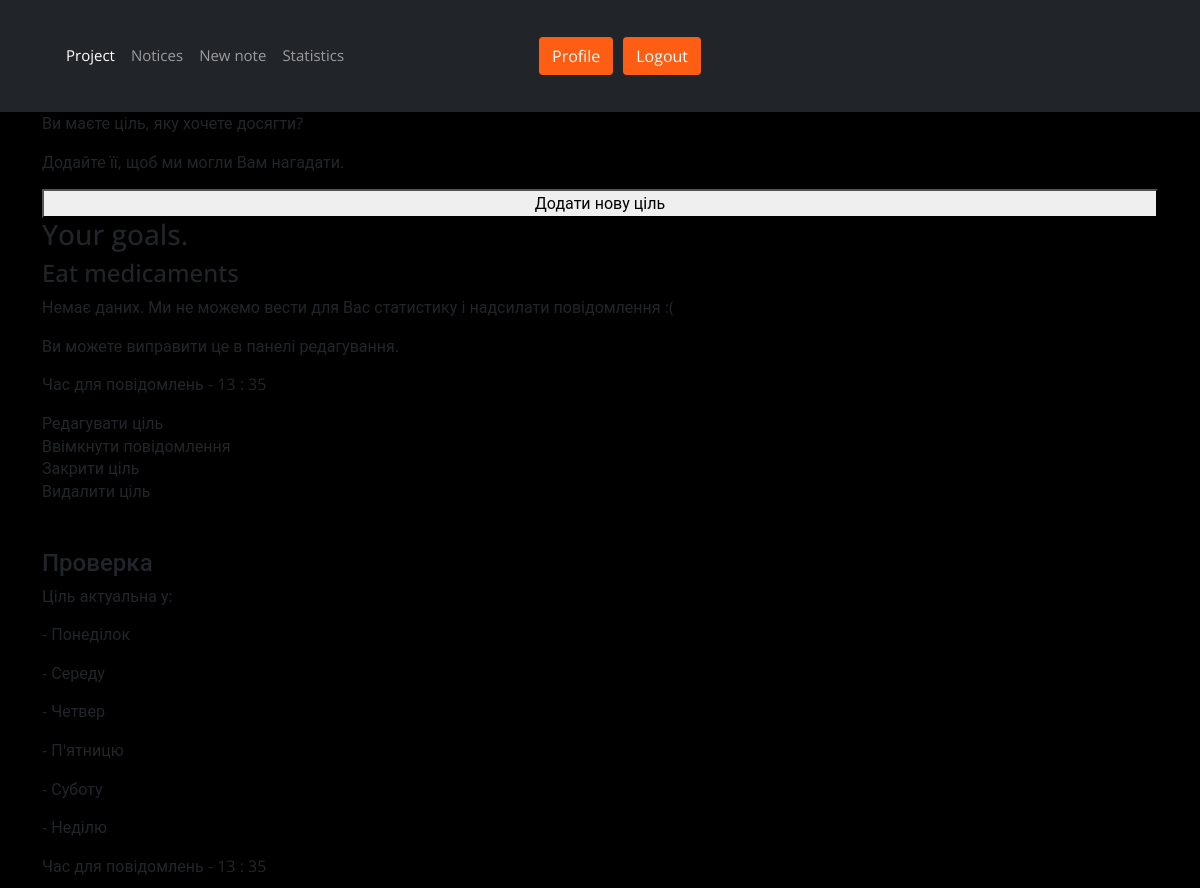
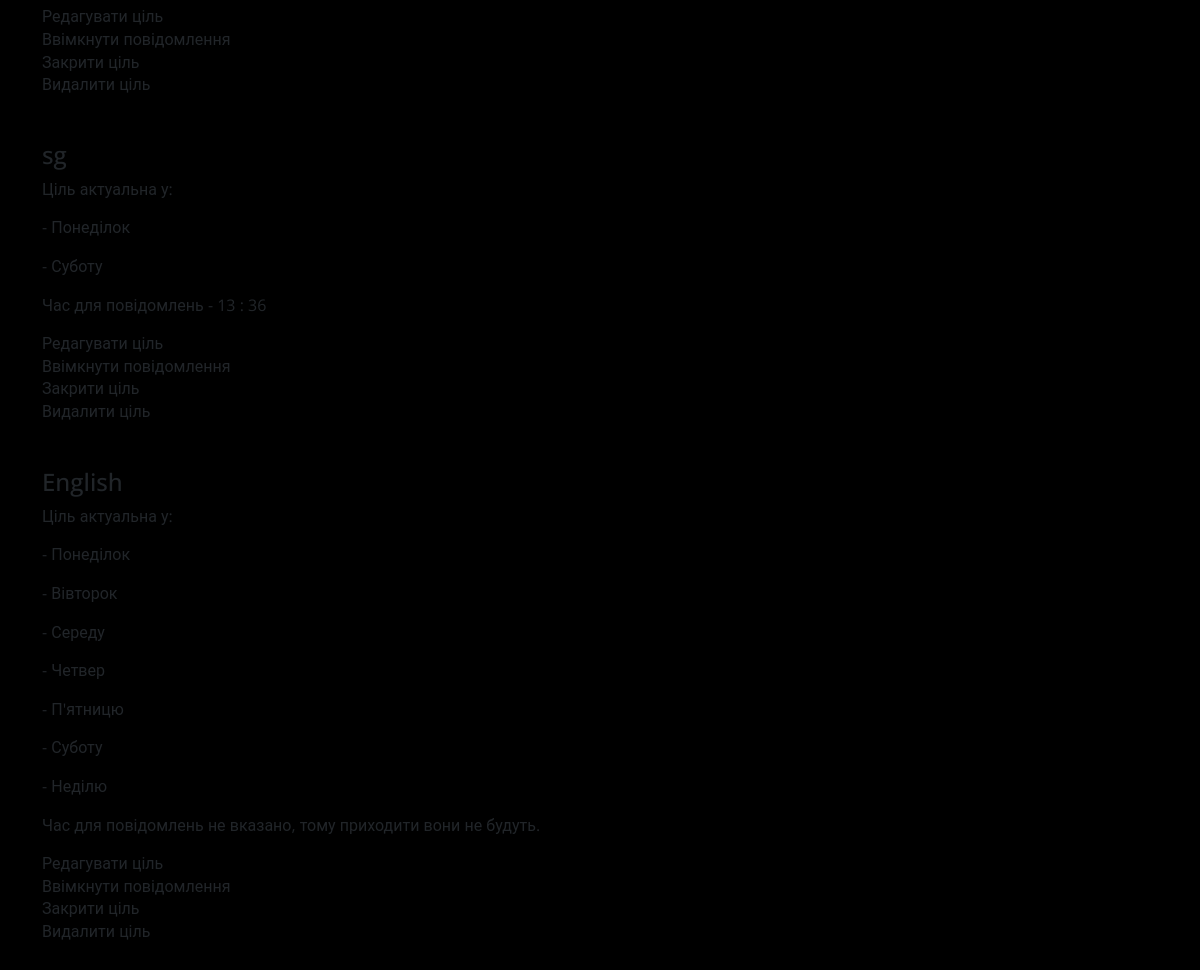
The page / (signed in) on the database as committed earlier (2 pictures, top to bottom).
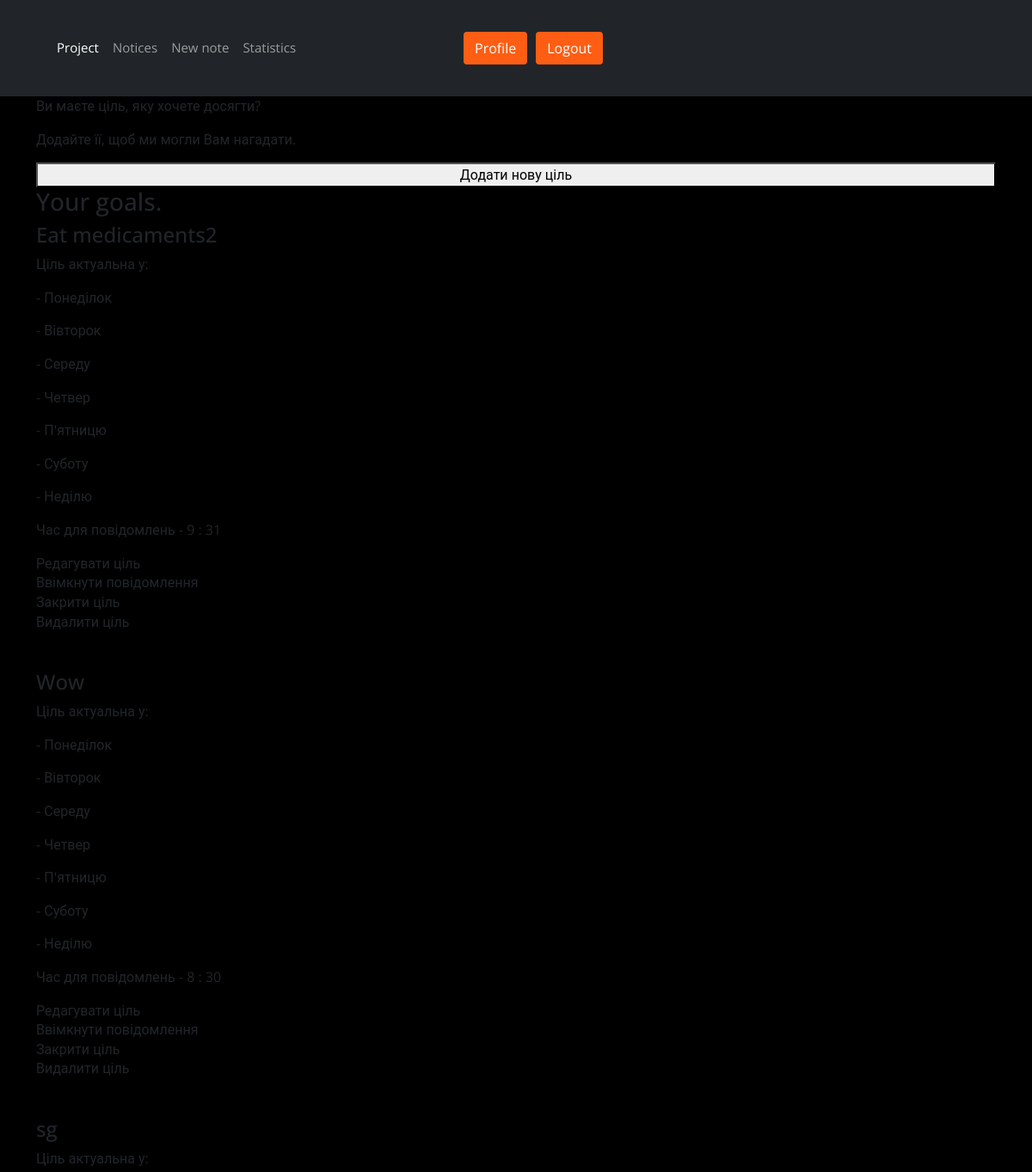
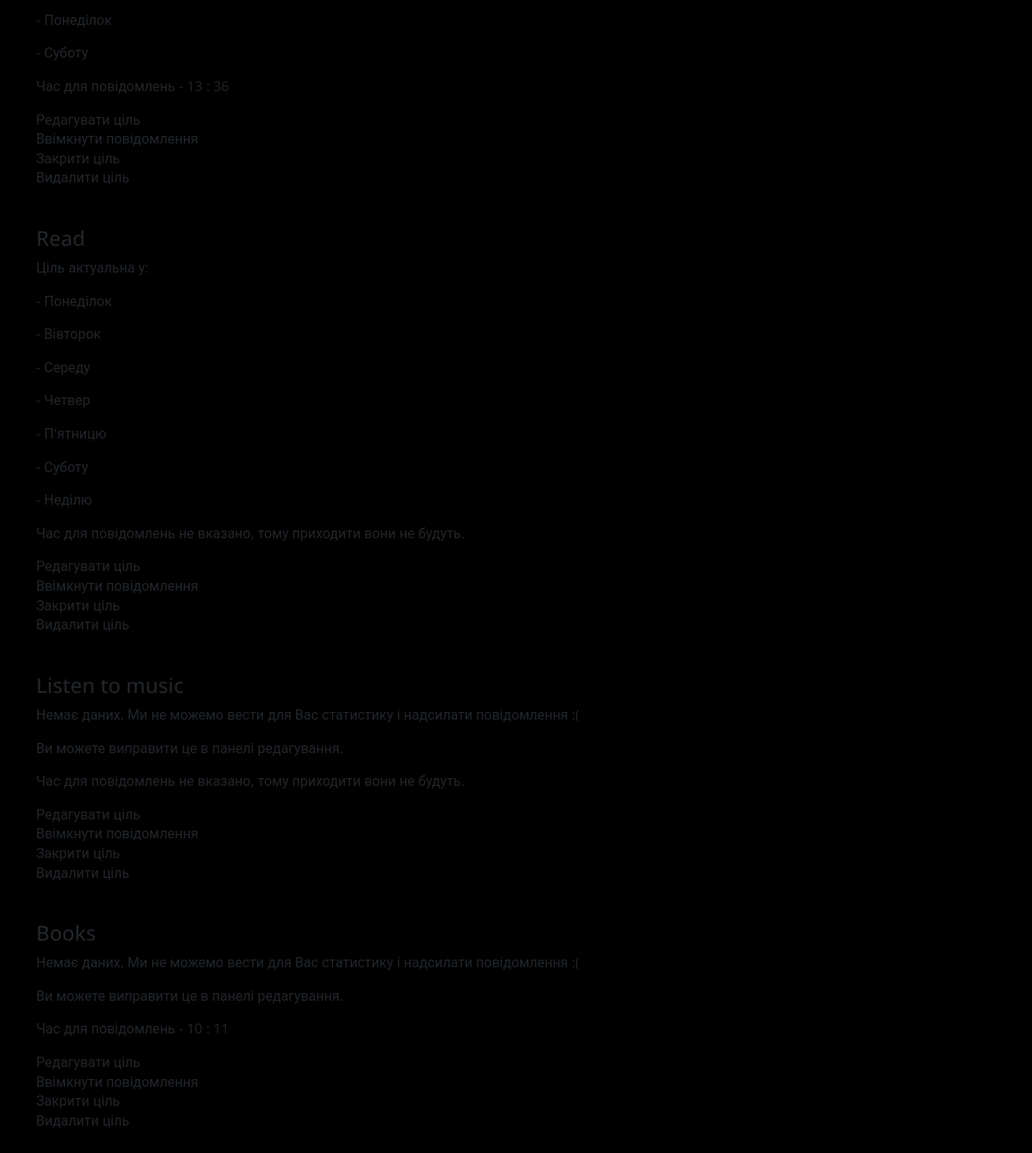
The same page on the database as committed later (2 pictures, top to bottom).
### entries/models.py (models this page shows)
class Goal(models.Model):
    goal_id = models.AutoField(primary_key=True)
    username = models.CharField(max_length=25, default='SOME STRING')
    goal_name = models.CharField(max_length=25, default='SOME STRING')
    notification_hour = models.IntegerField(blank=True, null=True)
    notification_minutes = models.IntegerField(blank=True, null=True)
    monday = models.BooleanField(default=False)
    tuesday = models.BooleanField(default=False)
    wednesday = models.BooleanField(default=False)
    thursday = models.BooleanField(default=False)
    friday = models.BooleanField(default=False)
    saturday = models.BooleanField(default=False)
    sunday = models.BooleanField(default=False)
    notifications = models.BooleanField(default=False)
    continuing = models.BooleanField(default=False)

### users/views.py (the view)
# urls.py: 2. Add a URL to urlpatterns:  path('', views.home, name='home')
def home(request):
    goals = Goal.objects.filter(username=request.user)
    return render(request, 'users/home.html', {'goals': goals,
                                               'days': ['monday', 'tuesday', 'wednesday', 'thursday', 'friday',
                                                        'saturday', 'sunday']})

### users/templates/users/home.html (shortened to what this page needs)
{% extends 'users/base.html' %}
{% load template_tags %}
{% block content %}
{% load static %}
<link rel="stylesheet" href="{% static 'main.css' %}">
<link rel="stylesheet" href="{% static 'popup.css' %}">
<div class="container">
    <div class="row g-0">
        {% if user.is_authenticated %}
            <p>Ви маєте ціль, яку хочете досягти?</p>
            <p>Додайте її, щоб ми могли Вам нагадати.</p>
            <button><a href="new_goal">Додати нову ціль</a></button>
            {% if goals %}
                <h3>Your goals.</h3>
                {% for goal in goals  %}
                    <h4>{{ goal.goal_name }}</h4>
                    {% if goal.monday or goal.tuesday or goal.wednesday or goal.thursday or goal.friday or goal.saturday or goal.sunday %}
                        <p>Ціль актуальна у:</p>
                        {% if goal.monday %} <p>- Понеділок </p> {% endif %}
                        {% if goal.tuesday %} <p>- Вівторок </p> {% endif %}
                        {% if goal.wednesday %} <p>- Середу </p> {% endif %}
                        {% if goal.thursday %} <p>- Четвер </p> {% endif %}
                        {% if goal.friday %} <p>- П'ятницю </p> {% endif %}
                        {% if goal.saturday %} <p>- Суботу </p> {% endif %}
                        {% if goal.sunday %} <p>- Неділю </p> {% endif %}
                    {% else %}
                        <p>Немає даних. Ми не можемо вести для Вас статистику і надсилати повідомлення :(</p>
                        <p>Ви можете виправити це в панелі редагування.</p>
                    {% endif %}
                    {% if goal.notification_hour != 25 and goal.notification_minutes != 25 %}
                        <p>Час для повідомлень - {{ goal.notification_hour }} : {{ goal.notification_minutes }}</p>
                    {% else %}
                        <p>Час для повідомлень не вказано, тому приходити вони не будуть.</p>
                    {% endif %}
                    <a href="{% url 'edit_goal' %}?goal_id={{goal.goal_id}}">Редагувати ціль</a>
                    {% if goal.notifications %}
                        <a href="{% url 'notify_off' %}?goal_id={{goal.goal_id}}">Припинити повідомлення</a>
                    {% else %}
                        <a href="{% url 'notify_on' %}?goal_id={{goal.goal_id}}">Ввімкнути повідомлення</a>
                    {% endif %}
                    <a href="{% url 'close_goal' %}?goal_id={{goal.goal_id}}">Закрити ціль</a>
                    <a href="{% url 'delete_goal' %}?goal_id={{goal.goal_id}}">Видалити ціль</a>
                    <br>
                    <br>
                    <br>
                {% endfor %}
            {% endif %}
        {% else %}
            <a href='{% url "register_user" %}' class="btn" style="color: white; background-color: #fd5e14;"
                 type="submit" id="body-link-row">Register</a>
            <div class="col-6 col-md-4" id="header-image"><img src="" alt=""></div>
        {% endif %}
    </div>
</div>
{% endblock content %}

### users/templates/users/base.html (shortened to what this page needs)
<!DOCTYPE html>
{% load static %}
<html lang="en">
  <head>
    <link rel="stylesheet" href="{% static 'main.css' %}" type="text/css">
    <link href="https://cdn.jsdelivr.net/npm/bootstrap@5.0.0-beta3/dist/css/bootstrap.min.css" rel="stylesheet">
  </head>
  <body>
    <nav class="navbar navbar-expand-lg navbar-dark bg-dark" id="main-navbar">
        <div class="container">
          <div class="collapse navbar-collapse" id="navbarNavAltMarkup">
            <div class="navbar-nav">
              <a class="nav-link active" aria-current="page" href="{% url 'home' %}">Project</a>
              {% if user.is_authenticated %}
                <a class="nav-link" href="{% url 'all_notes' %}">Notices</a>
                <a class="nav-link" href="{% url 'new_note'  %}">New note</a>
                <a class="nav-link" href="{% url 'statistics' %}">Statistics</a>
              {% endif %}
            </div>
            <form class="d-flex" id="authstyle">
              {% if user.is_authenticated %}
                <a href="{% url 'profile' %}" class="btn" style="color: white; background-color: #fd5e14;
                margin-right: 10px;" type="submit"> Profile </a>
                <a href="{% url 'logout' %}" class="btn" style="color: white; background-color: #fd5e14;
                margin-right: 10px;" type="submit "> Logout </a>
              {% else %}
                <a href="{% url 'register_user' %}" class="btn" style="color: white; background-color: #fd5e14;"
                   type="submit"> Create Account </a>
                <a href="{% url 'login' %}" class="btn" style="color: white; background-color: #fd5e14;
                margin-left: 10px; " type="submit" >Log In</a>
              {% endif %}
              </form>
          </div>
        </div>
    </nav>
      <div>
        {% block content %}
        {% endblock content %}
      </div>
  </body>
</html>

### static/main.css (style rules this page uses)
#main-navbar { color: white; min-height: 14vh; font-size: 15px; }
#authstyle { margin-left: 17%; border-radius: 50%; }
body { margin:0; background-color: black!important; font: 100% / 1.414 "Open Sans", "Roboto", arial, sans-serif; }
*,:after,:before { box-sizing:border-box }
a { color:inherit;text-decoration:none }
a, [type="submit"] { transition: all .25s ease-in; }

Rows that differ between the two databases and show on the page:
removed Goal: goal_name "Проверка", shows "Ціль актуальна у:", monday "- Понеділок", notification_hour "13", notification_minutes "35"
removed Goal: goal_name "English", shows "Ціль актуальна у:", monday "- Понеділок", shows "Час для повідомлень не вказано, тому приходити вони не будуть."
changed Goal: goal_name "Eat medicaments" → "Eat medicaments2"; notification_hour "13" → "9"; notification_minutes "35" → "31"; monday "Немає даних. Ми не можемо вести для Вас статистику і надсилати повідомлення :( Ви можете виправити це в панелі редагування." → "Ціль актуальна у: - Понеділок - Вівторок - Середу - Четвер - П'ятницю - Суботу - Неділю"
now on this page (row edited): Goal: goal_name "Wow", shows "Ціль актуальна у:", monday "- Понеділок", notification_hour "8", notification_minutes "30"
added Goal: goal_name "Read", shows "Ціль актуальна у:", monday "- Понеділок", shows "Час для повідомлень не вказано, тому приходити вони не будуть."
added Goal: goal_name "Listen to music", shows "Немає даних. Ми не можемо вести для Вас статистику і надсилати повідомлення :(", shows "Час для повідомлень не вказано, тому приходити вони не будуть."
added Goal: goal_name "Books", shows "Немає даних. Ми не можемо вести для Вас статистику і надсилати повідомлення :(", notification_hour "10", notification_minutes "11"
